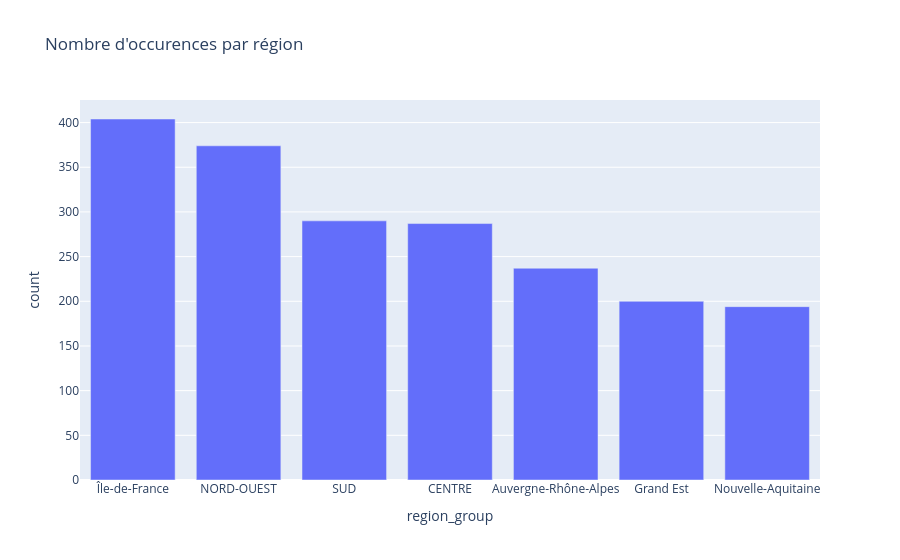

The code cell stored with this chart in its notebook:
### Code cell
px.bar(df_counts_gr_reg, x="region_group", y="count", title="Nombre d'occurences par région")

### Figure 1 — Plotly figure (JSON) as saved in the notebook; plotly's stock layout.template omitted (floating-point values rounded to 4 significant figures)
{"data": [{"hovertemplate": "region_group=%{x}<br>count=%{y}<extra></extra>", "legendgroup": "", "marker": {"color": "#636efa", "pattern": {"shape": ""}}, "name": "", "orientation": "v", "showlegend": false, "textposition": "auto", "type": "bar", "x": ["Île-de-France", "NORD-OUEST", "SUD", "CENTRE", "Auvergne-Rhône-Alpes", "Grand Est", "Nouvelle-Aquitaine"], "xaxis": "x", "y": [404, 374, 290, 287, 237, 200, 194], "yaxis": "y"}], "layout": {"barmode": "relative", "legend": {"tracegroupgap": 0}, "title": {"text": "Nombre d'occurences par région"}, "xaxis": {"anchor": "y", "domain": [0, 1], "title": {"text": "region_group"}}, "yaxis": {"anchor": "x", "domain": [0, 1], "title": {"text": "count"}}}}
